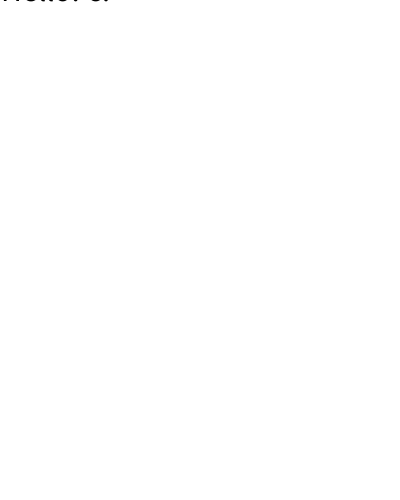
Frame 1 (no input)
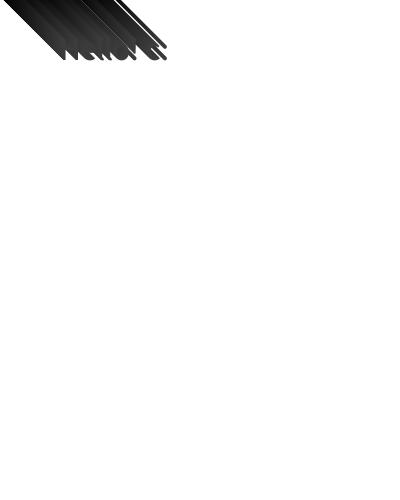
Frame 60 (the mouse pressed at the canvas centre just before this capture)
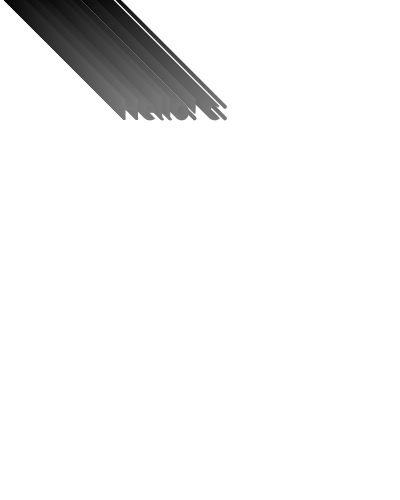
Frame 120 (the mouse held since frame 60 and released just before this capture)

The Processing sketch that drew these frames (run headless with seeded random() and noise(); from frame 60 on, the mouse is pressed at the canvas centre):

// Processing sketch: TextRecurring
// ── TextRecurring.pde
// Text Recurring

void setup()
{
  size(400, 500);
  background(255);
  fill(203, 118, 122);
  textSize(32);
}

void draw()
{
  fill(frameCount%255);
  text("Hello! c:", frameCount%width, frameCount);
}
